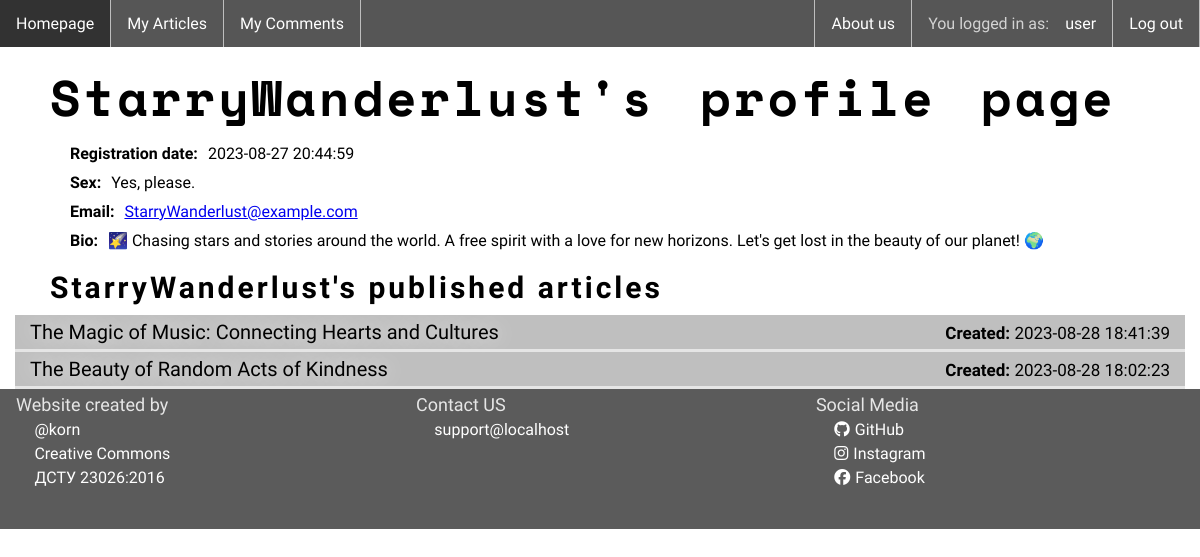
/code/user_profile.php?id=41 (signed in), run on the app's committed database.
### tables this page shows
CREATE TABLE `users` (
  `id` int(11) NOT NULL AUTO_INCREMENT,
  `username` varchar(50) NOT NULL,
  `email` varchar(50) NOT NULL,
  `password` varchar(50) NOT NULL,
  `create_datetime` datetime NOT NULL,
  `gender` varchar(50) NOT NULL,
  `bio` text NOT NULL,
  PRIMARY KEY (`id`)
);

CREATE TABLE `articles` (
  `article_id` int(11) NOT NULL AUTO_INCREMENT,
  `topic` varchar(255) NOT NULL,
  `content` text NOT NULL,
  `username` varchar(50) NOT NULL,
  `create_datetime` datetime NOT NULL,
  `edit_datetime` datetime DEFAULT NULL,
  `public` varchar(5) NOT NULL,
  PRIMARY KEY (`article_id`)
);

### code/user_profile.php (the view, shortened to what this page needs)
<?php
    require("db_connection.php");
    if(!empty($_GET['id'])) {
        $user_id = $_GET['id'];
        $user_query = mysqli_query($db_connection, "SELECT * FROM `users`
            WHERE id='$user_id'");
        $user_item  = mysqli_fetch_array($user_query);
        $count = mysqli_num_rows($user_query);
        if($count > 0) {
            $username   = $user_item['username'];
            $article_query = mysqli_query($db_connection, "SELECT * FROM `articles`
                WHERE (username,public)=('$username','yes') ORDER BY create_datetime DESC");
?>
            <!DOCTYPE html>
            <html lang="en">
            <head>
                <link href="styles/main.css" rel="stylesheet" />
                <link href="styles/user_profile.css" rel="stylesheet" />
            </head>
            <header class="user_panel">
                <?php include("user_panel.php") ?>
            </header>
            <body>
<?php           print "<h1>".$username."'s profile page</h1>";
?>              <div class="user_info">
                    <p class="first_item">Registration date:</p>
                    <p class="second_item"> <?php print $user_item['create_datetime'] ?> </p>
                </div>
                <div class="user_info">
                    <p class="first_item">Sex:</p>
                    <p class="second_item"><?php print $user_item['gender'] ?></p>
                </div>
                <div class="user_info">
                    <p class="first_item">Email:</p>
                    <p class="second_item"><a href="mailto:<?php print $user_item['email'] ?>"><?php print $user_item['email'] ?></a></p>
                </div>
                <div class="user_info">
                    <p class="first_item">Bio:</p>
<?php               print "<p class='second_item'>".$user_item['bio']."</p>";
                    print "</div>";
                function articles_list(){
                    global $user_item, $article_query;
                    print "<h2>".$user_item['username']."'s published articles</h2>";
                    $count = mysqli_num_rows($article_query);
                    if ($count > 0) {
                        while ($article_item = mysqli_fetch_array($article_query)) {
                            print "<div class='article_list'>";
                                print "<p><a href='article.php?id=" . $article_item['article_id'] . "'>" . $article_item['topic'] . "</a></p>";
                                if ($article_item['edit_datetime'] != null) {
                                    print "<p class='article_date'><b>Updated:</b> " . $article_item['edit_datetime'] . "</p>";
                                } else {
                                    print "<p class='article_date'><b>Created:</b> " . $article_item['create_datetime'] . "</p>";
                                }
                            print "</div>";
                        }
                    } else {
                        print "<h3>This user didn't make any articles yet. :(</h3>";
                    }
                }
                articles_list();
?>          </body>
            <footer class="footer">
                <?php include("footer.php") ?>
            </footer>
            </html>
<?php   } else {
            include("page_not_found.php");
        }
    } else {
        include("page_not_found.php");
    }
?>

### code/styles/main.css (style rules this page uses)
html { background-image: url(../img/white-concrete-wall.jpg); background-position: center; background-attachment: scroll; }
body { background-color: rgba(255, 255, 255, 0.7); max-width: 1400px; margin: auto; margin-bottom: 0; font-family: 'Muli', sans-serif; height: 100%; }
h1 { letter-spacing: 3px; word-spacing: 12px; font-family: 'Space Mono', monospace; font-size: 50px; padding-top: 3%; }
h2 { letter-spacing: 3px; font-family: 'Space Mono', monospace; font-size: 35px; }
footer { background:rgba(0, 0, 0, 0.4); }

### code/styles/user_profile.css (style rules this page uses)
h1 { margin: 0px 0px 0px 50px; padding-top: 60px; }
.user_info { display: flex; margin: 10px 10px 10px 70px; }
.first_item { margin: 0; font-weight: bold; }
.second_item { margin: 0; margin-left: 10px; }
h2 { margin: 20px 0px 10px 50px; font-size: 30px; font-family: 'Muli', sans-serif; }
.article_list { display: flex; justify-content: space-between; background-color: rgba(0, 0, 0, 0.250); border-bottom: solid rgba(255, 255, 255, 0.600) 3px; margin-right: 15px; margin-left: 15px; }
.article_list p a { text-decoration: none; color: rgb(0, 0, 0); text-shadow: 0px 0px 20px rgb(255, 255, 255); margin-left: 15px; font-size: 20px; }
.article_list p { margin-top: 5px; margin-bottom: 5px; }
.article_date { font-size: 17px; padding-top: 3px; margin-right: 15px; }

### data on the page
users: username "StarryWanderlust", create_datetime "2023-08-27 20:44:59", gender "Yes, please.", email "StarryWanderlust@example.com", bio "🌠 Chasing stars and stories around the world. A free spirit with a love for new horizons. Let's get lost in the beauty of our planet! 🌍"
articles: topic "The Magic of Music: Connecting Hearts and Cultures", create_datetime "2023-08-28 18:41:39"
articles: topic "The Beauty of Random Acts of Kindness", create_datetime "2023-08-28 18:02:23"

### other printed values
$_SESSION['username'] "user"
$_SERVER['HTTP_HOST'] "localhost"
